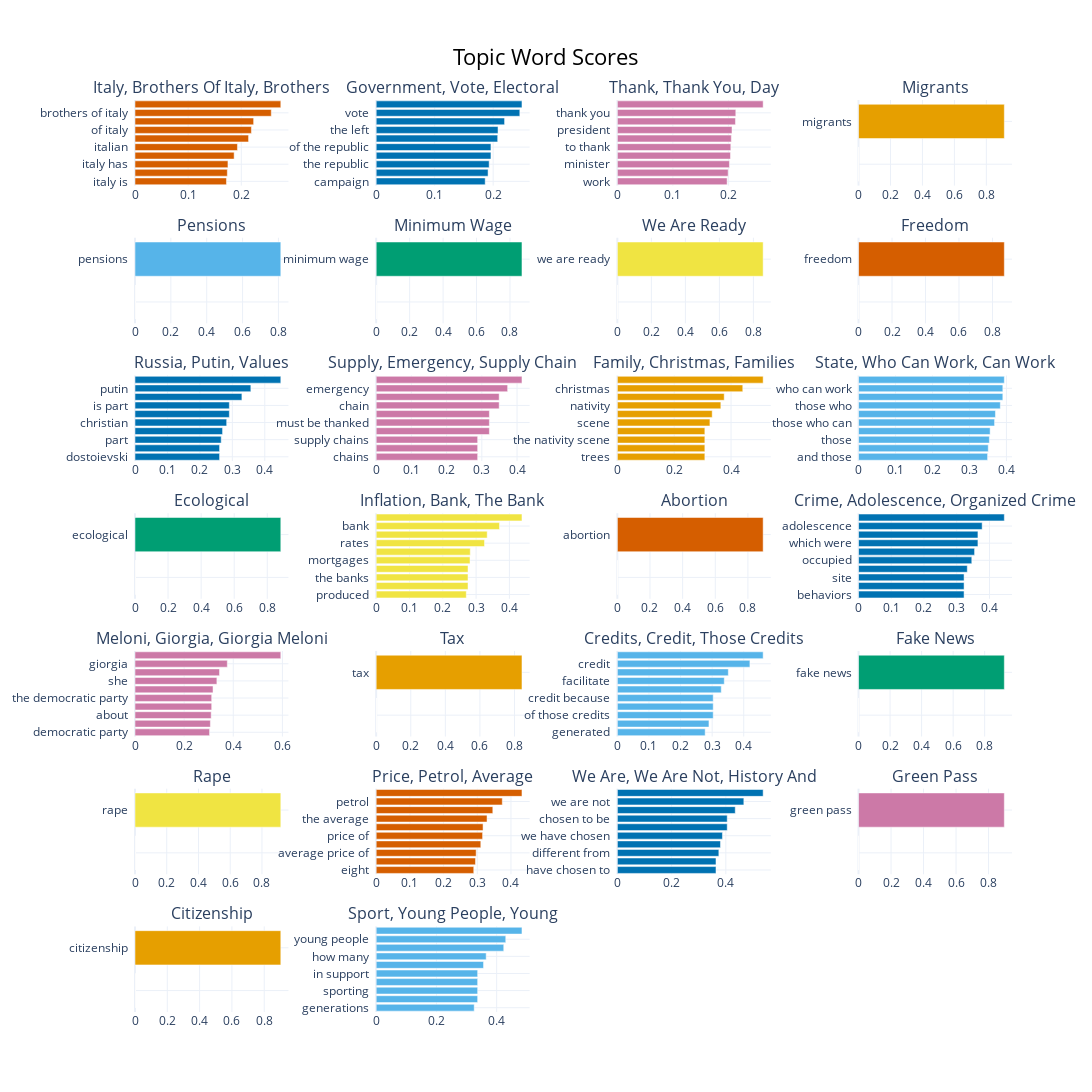

This figure's notebook cell:
### Markdown cell above
Show the documents in a particular topic

### Code cell
fig = topic_model.visualize_barchart(width=280, height=330, top_n_topics=60, n_words=10, custom_labels=True)
fig.write_html(processed_dir + 'html/topic-word-scores.html')
fig

### Figure 1 — Plotly figure (JSON) as saved in the notebook; plotly's stock layout.template omitted (floating-point values rounded to 4 significant figures)
{"data": [{"marker": {"color": "#D55E00"}, "orientation": "h", "type": "bar", "x": [0.1721, 0.1737, 0.1749, 0.1866, 0.1928, 0.2137, 0.219, 0.2232, 0.2564, 0.2743], "xaxis": "x", "y": ["italy is  ", "in italy  ", "italy has  ", "italians  ", "italian  ", "brothers of  ", "of italy  ", "brothers  ", "brothers of italy  ", "italy  "], "yaxis": "y"}, {"marker": {"color": "#0072B2"}, "orientation": "h", "type": "bar", "x": [0.1864, 0.1913, 0.1931, 0.1962, 0.1962, 0.2077, 0.2083, 0.2195, 0.2456, 0.2493], "xaxis": "x2", "y": ["campaign  ", "politics  ", "the republic  ", "electoral campaign  ", "of the republic  ", "left  ", "the left  ", "electoral  ", "vote  ", "government  "], "yaxis": "y2"}, {"marker": {"color": "#CC79A7"}, "orientation": "h", "type": "bar", "x": [0.1977, 0.1996, 0.2018, 0.2037, 0.2044, 0.2053, 0.2065, 0.2127, 0.2133, 0.2626], "xaxis": "x3", "y": ["work  ", "will  ", "minister  ", "thank the  ", "to thank  ", "we will  ", "president  ", "day  ", "thank you  ", "thank  "], "yaxis": "y3"}, {"marker": {"color": "#E69F00"}, "orientation": "h", "type": "bar", "x": [0, 0, 0, 0, 0, 0, 0, 0, 0, 0.9126], "xaxis": "x4", "y": ["  ", "  ", "  ", "  ", "  ", "  ", "  ", "  ", "  ", "migrants  "], "yaxis": "y4"}, {"marker": {"color": "#56B4E9"}, "orientation": "h", "type": "bar", "x": [0, 0, 0, 0, 0, 0, 0, 0, 0, 0.8132], "xaxis": "x5", "y": ["  ", "  ", "  ", "  ", "  ", "  ", "  ", "  ", "  ", "pensions  "], "yaxis": "y5"}, {"marker": {"color": "#009E73"}, "orientation": "h", "type": "bar", "x": [0, 0, 0, 0, 0, 0, 0, 0, 0, 0.8717], "xaxis": "x6", "y": ["  ", "  ", "  ", "  ", "  ", "  ", "  ", "  ", "  ", "minimum wage  "], "yaxis": "y6"}, {"marker": {"color": "#F0E442"}, "orientation": "h", "type": "bar", "x": [0, 0, 0, 0, 0, 0, 0, 0, 0, 0.8573], "xaxis": "x7", "y": ["  ", "  ", "  ", "  ", "  ", "  ", "  ", "  ", "  ", "we are ready  "], "yaxis": "y7"}, {"marker": {"color": "#D55E00"}, "orientation": "h", "type": "bar", "x": [0, 0, 0, 0, 0, 0, 0, 0, 0, 0.8708], "xaxis": "x8", "y": ["  ", "  ", "  ", "  ", "  ", "  ", "  ", "  ", "  ", "freedom  "], "yaxis": "y8"}, {"marker": {"color": "#0072B2"}, "orientation": "h", "type": "bar", "x": [0.2606, 0.2606, 0.2657, 0.2699, 0.2825, 0.2907, 0.2907, 0.3295, 0.357, 0.4493], "xaxis": "x9", "y": ["dostoievski  ", "russia is part  ", "part  ", "peace  ", "christian  ", "russia is  ", "is part  ", "values  ", "putin  ", "russia  "], "yaxis": "y9"}, {"marker": {"color": "#CC79A7"}, "orientation": "h", "type": "bar", "x": [0.2882, 0.2882, 0.2882, 0.3214, 0.3214, 0.3214, 0.3493, 0.3493, 0.3733, 0.414], "xaxis": "x10", "y": ["chains  ", "the entire supply  ", "supply chains  ", "be thanked  ", "must be thanked  ", "thanked  ", "chain  ", "supply chain  ", "emergency  ", "supply  "], "yaxis": "y10"}, {"marker": {"color": "#E69F00"}, "orientation": "h", "type": "bar", "x": [0.3078, 0.3078, 0.3078, 0.3078, 0.3256, 0.3337, 0.3641, 0.3759, 0.4412, 0.5129], "xaxis": "x11", "y": ["trees  ", "make the nativity  ", "the nativity scene  ", "the nativity  ", "scene  ", "nativity scene  ", "nativity  ", "families  ", "christmas  ", "family  "], "yaxis": "y11"}, {"marker": {"color": "#56B4E9"}, "orientation": "h", "type": "bar", "x": [0.3491, 0.3509, 0.3538, 0.3559, 0.368, 0.3703, 0.3835, 0.3903, 0.3903, 0.3944], "xaxis": "x12", "y": ["and those  ", "and those who  ", "those  ", "who can  ", "those who can  ", "work  ", "those who  ", "can work  ", "who can work  ", "state  "], "yaxis": "y12"}, {"marker": {"color": "#009E73"}, "orientation": "h", "type": "bar", "x": [0, 0, 0, 0, 0, 0, 0, 0, 0, 0.8819], "xaxis": "x13", "y": ["  ", "  ", "  ", "  ", "  ", "  ", "  ", "  ", "  ", "ecological  "], "yaxis": "y13"}, {"marker": {"color": "#F0E442"}, "orientation": "h", "type": "bar", "x": [0.2706, 0.2758, 0.2758, 0.2758, 0.2818, 0.2825, 0.3253, 0.3334, 0.3702, 0.4378], "xaxis": "x14", "y": ["produced  ", "of energy  ", "the banks  ", "increases  ", "mortgages  ", "increase  ", "rates  ", "the bank  ", "bank  ", "inflation  "], "yaxis": "y14"}, {"marker": {"color": "#D55E00"}, "orientation": "h", "type": "bar", "x": [0, 0, 0, 0, 0, 0, 0, 0, 0, 0.8934], "xaxis": "x15", "y": ["  ", "  ", "  ", "  ", "  ", "  ", "  ", "  ", "  ", "abortion  "], "yaxis": "y15"}, {"marker": {"color": "#0072B2"}, "orientation": "h", "type": "bar", "x": [0.3224, 0.3224, 0.3224, 0.3323, 0.346, 0.3545, 0.3648, 0.3648, 0.3777, 0.4454], "xaxis": "x16", "y": ["behaviors  ", "like to work  ", "site  ", "organized  ", "occupied  ", "occupied by  ", "which were  ", "organized crime  ", "adolescence  ", "crime  "], "yaxis": "y16"}, {"marker": {"color": "#CC79A7"}, "orientation": "h", "type": "bar", "x": [0.3035, 0.3068, 0.3101, 0.3122, 0.3122, 0.3176, 0.3333, 0.344, 0.3757, 0.5935], "xaxis": "x17", "y": ["democratic party  ", "meloni is  ", "about  ", "the democratic  ", "the democratic party  ", "what meloni  ", "she  ", "giorgia meloni  ", "giorgia  ", "meloni  "], "yaxis": "y17"}, {"marker": {"color": "#E69F00"}, "orientation": "h", "type": "bar", "x": [0, 0, 0, 0, 0, 0, 0, 0, 0, 0.8433], "xaxis": "x18", "y": ["  ", "  ", "  ", "  ", "  ", "  ", "  ", "  ", "  ", "tax  "], "yaxis": "y18"}, {"marker": {"color": "#56B4E9"}, "orientation": "h", "type": "bar", "x": [0.2779, 0.2899, 0.3034, 0.3034, 0.3034, 0.3288, 0.3384, 0.3512, 0.4195, 0.4614], "xaxis": "x19", "y": ["generated  ", "banks  ", "of those credits  ", "facilitate the  ", "credit because  ", "the credit  ", "facilitate  ", "those credits  ", "credit  ", "credits  "], "yaxis": "y19"}, {"marker": {"color": "#009E73"}, "orientation": "h", "type": "bar", "x": [0, 0, 0, 0, 0, 0, 0, 0, 0, 0.9247], "xaxis": "x20", "y": ["  ", "  ", "  ", "  ", "  ", "  ", "  ", "  ", "  ", "fake news  "], "yaxis": "y20"}, {"marker": {"color": "#F0E442"}, "orientation": "h", "type": "bar", "x": [0, 0, 0, 0, 0, 0, 0, 0, 0, 0.9187], "xaxis": "x21", "y": ["  ", "  ", "  ", "  ", "  ", "  ", "  ", "  ", "  ", "rape  "], "yaxis": "y21"}, {"marker": {"color": "#D55E00"}, "orientation": "h", "type": "bar", "x": [0.2896, 0.2947, 0.2967, 0.3105, 0.3158, 0.3172, 0.329, 0.3461, 0.3743, 0.4327], "xaxis": "x22", "y": ["eight  ", "euro  ", "average price of  ", "one euro  ", "price of  ", "average price  ", "the average  ", "average  ", "petrol  ", "price  "], "yaxis": "y22"}, {"marker": {"color": "#0072B2"}, "orientation": "h", "type": "bar", "x": [0.3637, 0.3637, 0.3742, 0.3802, 0.3874, 0.4051, 0.4051, 0.4347, 0.4663, 0.5376], "xaxis": "x23", "y": ["have chosen to  ", "have chosen  ", "different from  ", "are not  ", "we have chosen  ", "the role  ", "chosen to be  ", "history and  ", "we are not  ", "we are  "], "yaxis": "y23"}, {"marker": {"color": "#CC79A7"}, "orientation": "h", "type": "bar", "x": [0, 0, 0, 0, 0, 0, 0, 0, 0, 0.897], "xaxis": "x24", "y": ["  ", "  ", "  ", "  ", "  ", "  ", "  ", "  ", "  ", "green pass  "], "yaxis": "y24"}, {"marker": {"color": "#E69F00"}, "orientation": "h", "type": "bar", "x": [0, 0, 0, 0, 0, 0, 0, 0, 0, 0.9026], "xaxis": "x25", "y": ["  ", "  ", "  ", "  ", "  ", "  ", "  ", "  ", "  ", "citizenship  "], "yaxis": "y25"}, {"marker": {"color": "#56B4E9"}, "orientation": "h", "type": "bar", "x": [0.3254, 0.3369, 0.3369, 0.3369, 0.3369, 0.3564, 0.3652, 0.4235, 0.4302, 0.484], "xaxis": "x26", "y": ["generations  ", "play sports  ", "sporting  ", "iceland  ", "in support  ", "sports  ", "how many  ", "young  ", "young people  ", "sport  "], "yaxis": "y26"}], "layout": {"annotations": [{"font": {"size": 16}, "showarrow": false, "text": "Italy, Brothers Of Italy, Brothers", "x": 0.0875, "xanchor": "center", "xref": "paper", "y": 1, "yanchor": "bottom", "yref": "paper"}, {"font": {"size": 16}, "showarrow": false, "text": "Government, Vote, Electoral", "x": 0.3625, "xanchor": "center", "xref": "paper", "y": 1, "yanchor": "bottom", "yref": "paper"}, {"font": {"size": 16}, "showarrow": false, "text": "Thank, Thank You, Day", "x": 0.6375, "xanchor": "center", "xref": "paper", "y": 1, "yanchor": "bottom", "yref": "paper"}, {"font": {"size": 16}, "showarrow": false, "text": "Migrants", "x": 0.9125, "xanchor": "center", "xref": "paper", "y": 1, "yanchor": "bottom", "yref": "paper"}, {"font": {"size": 16}, "showarrow": false, "text": "Pensions", "x": 0.0875, "xanchor": "center", "xref": "paper", "y": 0.849, "yanchor": "bottom", "yref": "paper"}, {"font": {"size": 16}, "showarrow": false, "text": "Minimum Wage", "x": 0.3625, "xanchor": "center", "xref": "paper", "y": 0.849, "yanchor": "bottom", "yref": "paper"}, {"font": {"size": 16}, "showarrow": false, "text": "We Are Ready", "x": 0.6375, "xanchor": "center", "xref": "paper", "y": 0.849, "yanchor": "bottom", "yref": "paper"}, {"font": {"size": 16}, "showarrow": false, "text": "Freedom", "x": 0.9125, "xanchor": "center", "xref": "paper", "y": 0.849, "yanchor": "bottom", "yref": "paper"}, {"font": {"size": 16}, "showarrow": false, "text": "Russia, Putin, Values", "x": 0.0875, "xanchor": "center", "xref": "paper", "y": 0.698, "yanchor": "bottom", "yref": "paper"}, {"font": {"size": 16}, "showarrow": false, "text": "Supply, Emergency, Supply Chain", "x": 0.3625, "xanchor": "center", "xref": "paper", "y": 0.698, "yanchor": "bottom", "yref": "paper"}, {"font": {"size": 16}, "showarrow": false, "text": "Family, Christmas, Families", "x": 0.6375, "xanchor": "center", "xref": "paper", "y": 0.698, "yanchor": "bottom", "yref": "paper"}, {"font": {"size": 16}, "showarrow": false, "text": "State, Who Can Work, Can Work", "x": 0.9125, "xanchor": "center", "xref": "paper", "y": 0.698, "yanchor": "bottom", "yref": "paper"}, {"font": {"size": 16}, "showarrow": false, "text": "Ecological", "x": 0.0875, "xanchor": "center", "xref": "paper", "y": 0.5469, "yanchor": "bottom", "yref": "paper"}, {"font": {"size": 16}, "showarrow": false, "text": "Inflation, Bank, The Bank", "x": 0.3625, "xanchor": "center", "xref": "paper", "y": 0.5469, "yanchor": "bottom", "yref": "paper"}, {"font": {"size": 16}, "showarrow": false, "text": "Abortion", "x": 0.6375, "xanchor": "center", "xref": "paper", "y": 0.5469, "yanchor": "bottom", "yref": "paper"}, {"font": {"size": 16}, "showarrow": false, "text": "Crime, Adolescence, Organized Crime", "x": 0.9125, "xanchor": "center", "xref": "paper", "y": 0.5469, "yanchor": "bottom", "yref": "paper"}, {"font": {"size": 16}, "showarrow": false, "text": "Meloni, Giorgia, Giorgia Meloni", "x": 0.0875, "xanchor": "center", "xref": "paper", "y": 0.3959, "yanchor": "bottom", "yref": "paper"}, {"font": {"size": 16}, "showarrow": false, "text": "Tax", "x": 0.3625, "xanchor": "center", "xref": "paper", "y": 0.3959, "yanchor": "bottom", "yref": "paper"}, {"font": {"size": 16}, "showarrow": false, "text": "Credits, Credit, Those Credits", "x": 0.6375, "xanchor": "center", "xref": "paper", "y": 0.3959, "yanchor": "bottom", "yref": "paper"}, {"font": {"size": 16}, "showarrow": false, "text": "Fake News", "x": 0.9125, "xanchor": "center", "xref": "paper", "y": 0.3959, "yanchor": "bottom", "yref": "paper"}, {"font": {"size": 16}, "showarrow": false, "text": "Rape", "x": 0.0875, "xanchor": "center", "xref": "paper", "y": 0.2449, "yanchor": "bottom", "yref": "paper"}, {"font": {"size": 16}, "showarrow": false, "text": "Price, Petrol, Average", "x": 0.3625, "xanchor": "center", "xref": "paper", "y": 0.2449, "yanchor": "bottom", "yref": "paper"}, {"font": {"size": 16}, "showarrow": false, "text": "We Are, We Are Not, History And", "x": 0.6375, "xanchor": "center", "xref": "paper", "y": 0.2449, "yanchor": "bottom", "yref": "paper"}, {"font": {"size": 16}, "showarrow": false, "text": "Green Pass", "x": 0.9125, "xanchor": "center", "xref": "paper", "y": 0.2449, "yanchor": "bottom", "yref": "paper"}, {"font": {"size": 16}, "showarrow": false, "text": "Citizenship", "x": 0.0875, "xanchor": "center", "xref": "paper", "y": 0.09388, "yanchor": "bottom", "yref": "paper"}, {"font": {"size": 16}, "showarrow": false, "text": "Sport, Young People, Young", "x": 0.3625, "xanchor": "center", "xref": "paper", "y": 0.09388, "yanchor": "bottom", "yref": "paper"}], "height": 2310, "hoverlabel": {"bgcolor": "white", "font": {"family": "Rockwell", "size": 16}}, "showlegend": false, "title": {"font": {"color": "Black", "size": 22}, "text": "Topic Word Scores", "x": 0.5, "xanchor": "center", "yanchor": "top"}, "width": 1120, "xaxis": {"anchor": "y", "domain": [0, 0.175], "showgrid": true}, "xaxis10": {"anchor": "y10", "domain": [0.275, 0.45], "showgrid": true}, "xaxis11": {"anchor": "y11", "domain": [0.55, 0.725], "showgrid": true}, "xaxis12": {"anchor": "y12", "domain": [0.825, 1], "showgrid": true}, "xaxis13": {"anchor": "y13", "domain": [0, 0.175], "showgrid": true}, "xaxis14": {"anchor": "y14", "domain": [0.275, 0.45], "showgrid": true}, "xaxis15": {"anchor": "y15", "domain": [0.55, 0.725], "showgrid": true}, "xaxis16": {"anchor": "y16", "domain": [0.825, 1], "showgrid": true}, "xaxis17": {"anchor": "y17", "domain": [0, 0.175], "showgrid": true}, "xaxis18": {"anchor": "y18", "domain": [0.275, 0.45], "showgrid": true}, "xaxis19": {"anchor": "y19", "domain": [0.55, 0.725], "showgrid": true}, "xaxis2": {"anchor": "y2", "domain": [0.275, 0.45], "showgrid": true}, "xaxis20": {"anchor": "y20", "domain": [0.825, 1], "showgrid": true}, "xaxis21": {"anchor": "y21", "domain": [0, 0.175], "showgrid": true}, "xaxis22": {"anchor": "y22", "domain": [0.275, 0.45], "showgrid": true}, "xaxis23": {"anchor": "y23", "domain": [0.55, 0.725], "showgrid": true}, "xaxis24": {"anchor": "y24", "domain": [0.825, 1], "showgrid": true}, "xaxis25": {"anchor": "y25", "domain": [0, 0.175], "showgrid": true}, "xaxis26": {"anchor": "y26", "domain": [0.275, 0.45], "showgrid": true}, "xaxis27": {"anchor": "y27", "domain": [0.55, 0.725], "showgrid": true}, "xaxis28": {"anchor": "y28", "domain": [0.825, 1], "showgrid": true}, "xaxis3": {"anchor": "y3", "domain": [0.55, 0.725], "showgrid": true}, "xaxis4": {"anchor": "y4", "domain": [0.825, 1], "showgrid": true}, "xaxis5": {"anchor": "y5", "domain": [0, 0.175], "showgrid": true}, "xaxis6": {"anchor": "y6", "domain": [0.275, 0.45], "showgrid": true}, "xaxis7": {"anchor": "y7", "domain": [0.55, 0.725], "showgrid": true}, "xaxis8": {"anchor": "y8", "domain": [0.825, 1], "showgrid": true}, "xaxis9": {"anchor": "y9", "domain": [0, 0.175], "showgrid": true}, "yaxis": {"anchor": "x", "domain": [0.9061, 1], "showgrid": true}, "yaxis10": {"anchor": "x10", "domain": [0.6041, 0.698], "showgrid": true}, "yaxis11": {"anchor": "x11", "domain": [0.6041, 0.698], "showgrid": true}, "yaxis12": {"anchor": "x12", "domain": [0.6041, 0.698], "showgrid": true}, "yaxis13": {"anchor": "x13", "domain": [0.4531, 0.5469], "showgrid": true}, "yaxis14": {"anchor": "x14", "domain": [0.4531, 0.5469], "showgrid": true}, "yaxis15": {"anchor": "x15", "domain": [0.4531, 0.5469], "showgrid": true}, "yaxis16": {"anchor": "x16", "domain": [0.4531, 0.5469], "showgrid": true}, "yaxis17": {"anchor": "x17", "domain": [0.302, 0.3959], "showgrid": true}, "yaxis18": {"anchor": "x18", "domain": [0.302, 0.3959], "showgrid": true}, "yaxis19": {"anchor": "x19", "domain": [0.302, 0.3959], "showgrid": true}, "yaxis2": {"anchor": "x2", "domain": [0.9061, 1], "showgrid": true}, "yaxis20": {"anchor": "x20", "domain": [0.302, 0.3959], "showgrid": true}, "yaxis21": {"anchor": "x21", "domain": [0.151, 0.2449], "showgrid": true}, "yaxis22": {"anchor": "x22", "domain": [0.151, 0.2449], "showgrid": true}, "yaxis23": {"anchor": "x23", "domain": [0.151, 0.2449], "showgrid": true}, "yaxis24": {"anchor": "x24", "domain": [0.151, 0.2449], "showgrid": true}, "yaxis25": {"anchor": "x25", "domain": [0, 0.09388], "showgrid": true}, "yaxis26": {"anchor": "x26", "domain": [0, 0.09388], "showgrid": true}, "yaxis27": {"anchor": "x27", "domain": [0, 0.09388], "showgrid": true}, "yaxis28": {"anchor": "x28", "domain": [0, 0.09388], "showgrid": true}, "yaxis3": {"anchor": "x3", "domain": [0.9061, 1], "showgrid": true}, "yaxis4": {"anchor": "x4", "domain": [0.9061, 1], "showgrid": true}, "yaxis5": {"anchor": "x5", "domain": [0.7551, 0.849], "showgrid": true}, "yaxis6": {"anchor": "x6", "domain": [0.7551, 0.849], "showgrid": true}, "yaxis7": {"anchor": "x7", "domain": [0.7551, 0.849], "showgrid": true}, "yaxis8": {"anchor": "x8", "domain": [0.7551, 0.849], "showgrid": true}, "yaxis9": {"anchor": "x9", "domain": [0.6041, 0.698], "showgrid": true}}}
